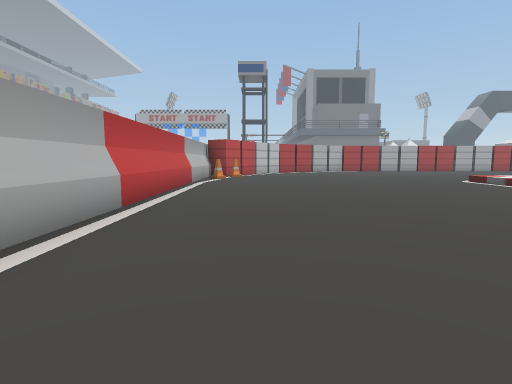
view 1 (above)

16 first-person views from a walk through a 3-D level made in the Unity game engine. The camera is 1.4 m above the floor, tilts 6° down and sees 80° across. The floor is counted in squares, 2 m on a side. Each view is taken from the middle of a square. On the plan, view 1 faces up. The plan holds only what a view shows up to about 10 squares ahead; the rest is blank. The place goes on beyond the plan.

view 2
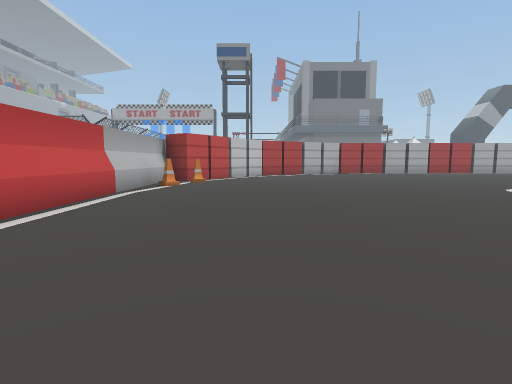

view 3
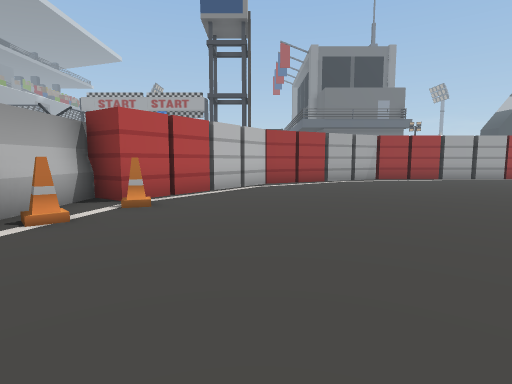

view 4
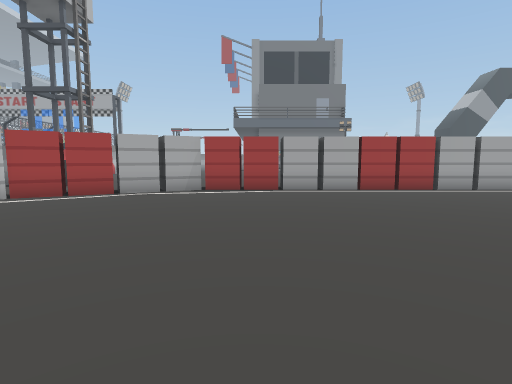

view 5
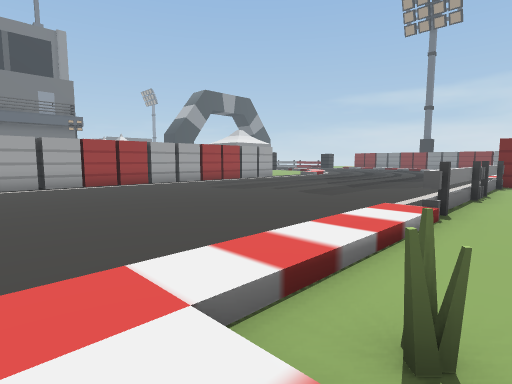

view 6
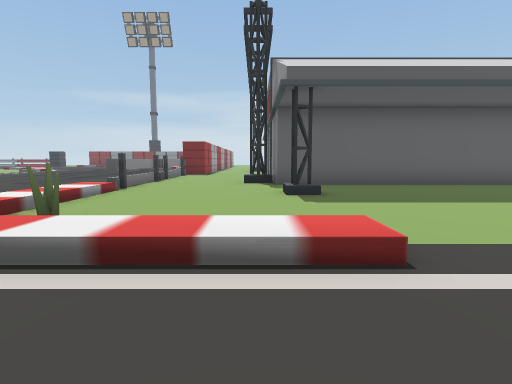

view 7
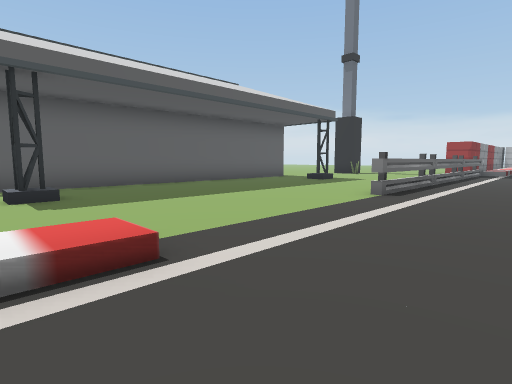

view 8
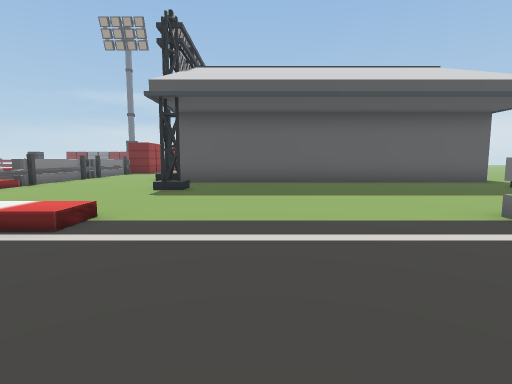

view 9
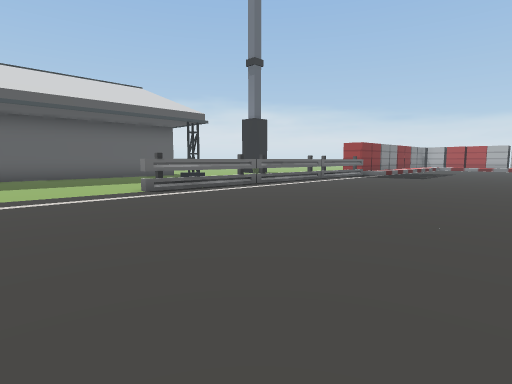

view 10
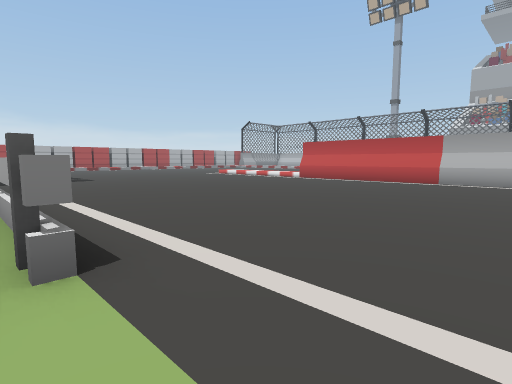

view 11
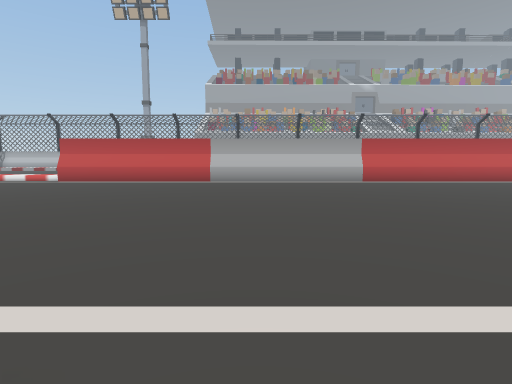

view 12
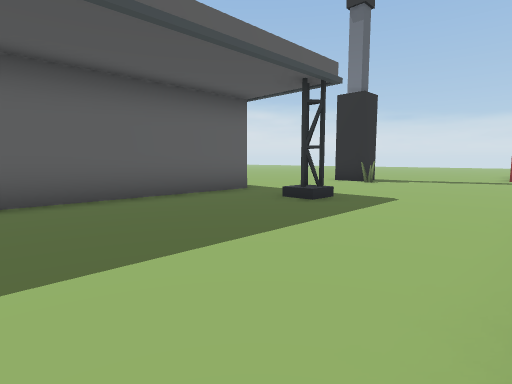

view 13
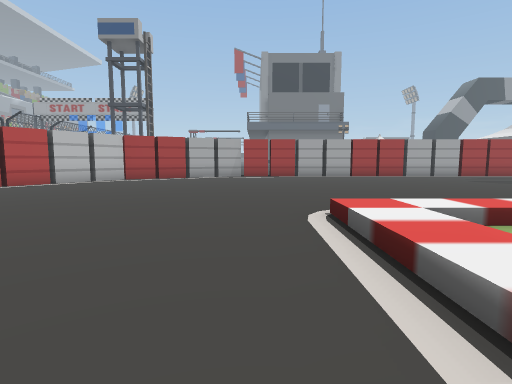

view 14
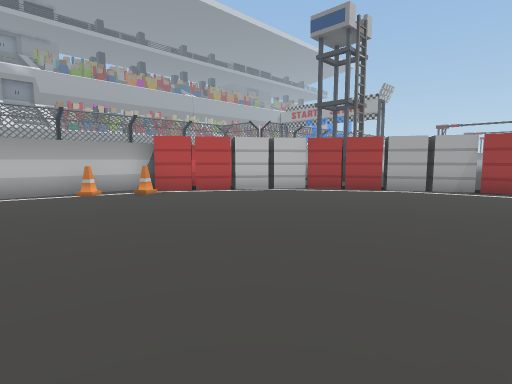

view 15
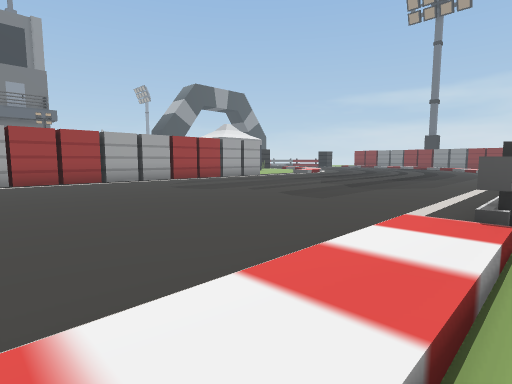

view 16
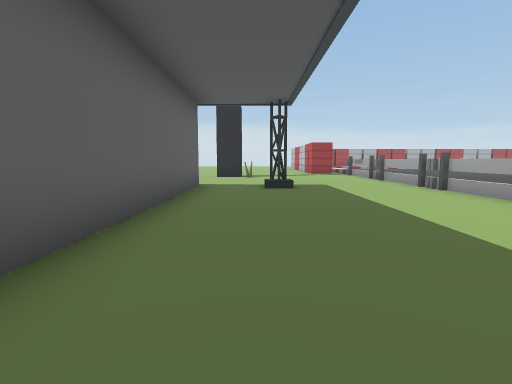

### Floor plan
Key: @ floor where view 1 was taken; # wall or solid block; . floor; / step, stairs or slope; C cone; O other object.
Columns run from 2 left of view 1 to 14 right of it. Each row starts with its distance up from view 1.
 20          #######
 19      ############
 18    ###...........
 17   ##.............
 16   #..............
 15  ##..............
 14 ##...............
 13 #C...............
 12 #................
 11 #C...............
 10 #........//////..
  9 #........//////##
  8 #......../O......
  7 #......../.......
  6 #......../......#
  5 #......../...#..#
  4 #...............#
  3 #...............#
  2 #...............#
  1 #...............#
  0 #.@.......#.....#
 -1 #.........#.....#
 -2 #.........#.....#
 -3 #.........#.....#
 -4 #............#..#
 -5 #.........#......

Positions as (right, up) in squares from view 1, and headings:
1: (0, 0), facing up
2: (1, 3), facing up
3: (1, 8), facing up
4: (7, 10), facing up
5: (7, 8), facing up-right
6: (5, 6), facing right
7: (5, 6), facing down-right
8: (4, 3), facing right
9: (1, 3), facing down-right
10: (8, 2), facing down-left
11: (8, 1), facing left
12: (8, 1), facing down-right
13: (6, 6), facing up
14: (7, 9), facing up-left
15: (9, 9), facing up-right
16: (12, 4), facing down
